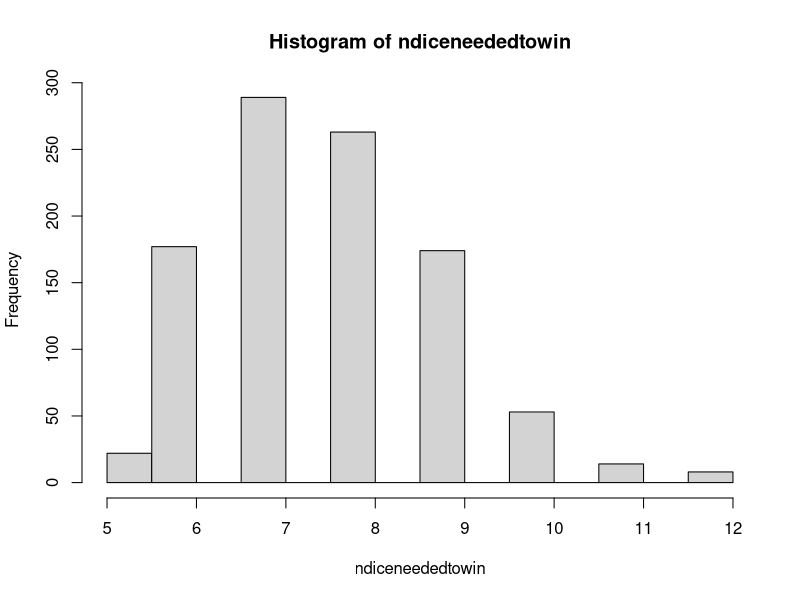

Write the R code that produced this figure.
## ---- chunk 1
AllNumbers <- 1:100
for(AllNumbers in 1:100)
 if (AllNumbers %% 3 == 0 && AllNumbers %% 5 == 0) {print('FizzBuzz')
 } else if (AllNumbers %% 3 == 0) {print('Fizz')
 }  else if (AllNumbers %% 5 == 0) {print('Buzz')
 } else {print(AllNumbers)}
## ---- chunk 2
ladders.df <- data.frame(
  x = c(3,10,9,6), 
  y = c(11,12,18,17))

snakes.df <- data.frame(
  x = c(22,24,19,14), 
  y = c(20,16,8,4))

ndiceneededtowin <- vector("numeric", length = 1000)
for(i in 1:1000){
currentposition <- 0
ndice <- 0
nsnakes <- 0
nladders <- 0
ntrials = 1000
while(currentposition < 25) {
  dice <- sample(1:6, size = 1, replace = TRUE)
  currentposition <- currentposition + dice
  ndice <- ndice + 1
if(any(ladders.df$s %in% currentposition)) {
  currentposition <- ladders.df$e[ladders.df$s %in% currentposition]
  ladders <- ladders + 1}
if(any(snakes.df$s %in% currentposition)) {currentposition <- snakes.df$e[snakes.df$s %in% currentposition] 
nsnakes<- nsnakes + 1}}
 x<- ndice
 ndiceneededtowin[i] <- mean(x, na.rm = TRUE)
  }

print(ndiceneededtowin)
hist(ndiceneededtowin)
meanndiceneededtowin <- mean(ndiceneededtowin)
c(meanndiceneededtowin)
